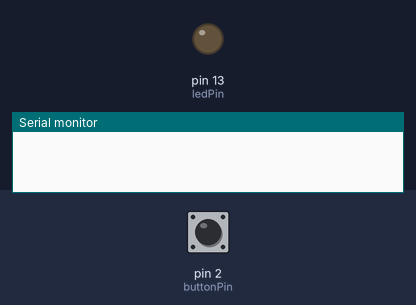
Bench run of a sketch on a simulated Arduino Uno, built with avr-gcc and run on an emulated ATmega328P. On the bench: output pins drawn as LEDs (lit = HIGH), the last lines printed to the serial monitor. The test bench sets the inputs (shaded band); at power-on: pin 2 (buttonPin) HIGH.

Above: at 1.2 s.
1.3 s: pin 2 (buttonPin) pulled LOW for 0.15 s
At 2.7 s:
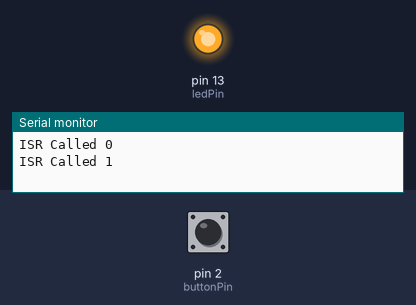
3.0 s: pin 2 (buttonPin) pulled LOW for 3.2 s
At 4.2 s:
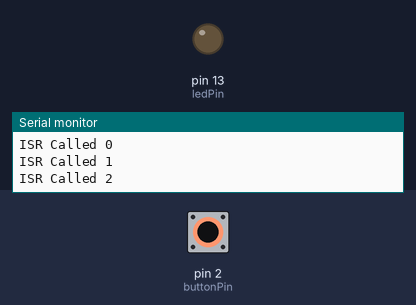
Timing chart, 0 to 8.0 s (numbered marks = the images above; inputs shaded):
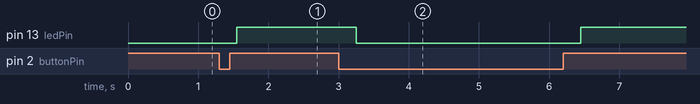

Measured:
- after the input at 1.3 s, pin 13 (ledPin): LOW → HIGH after 0.25 s
- after the input at 3.0 s, pin 13 (ledPin): HIGH → LOW after 0.25 s, → HIGH 3.2 s later

The sketch:

interrupt_handling.ino
```cpp
const int buttonPin = 2;     // the number of the pushbutton pin
const int ledPin =  13;      // the number of the LED pin

// variables will change:

volatile int num = 0;

void setup() {
  Serial.begin(9600);
  // initialize the LED pin as an output:
  pinMode(ledPin, OUTPUT);
  // initialize the pushbutton pin as an input:
  pinMode(buttonPin, INPUT_PULLUP);
  // Attach an interrupt to the ISR vector
  attachInterrupt(digitalPinToInterrupt(buttonPin), pin_ISR, CHANGE);
}

void loop() {
  // Nothing here!
}

void pin_ISR() {
  noInterrupts();
  String s;
  s += "ISR Called ";
  s += String(num);
  Serial.println(s);
  num++;
  myDelay(250);
  volatile int buttonState = digitalRead(buttonPin);
  digitalWrite(ledPin, buttonState);
  //myDelay(1000);
  interrupts();
}

void myDelay(int x)   {
  for(int i=0; i<=x; i++)
  {
    delayMicroseconds(1000);
  }
}
```
